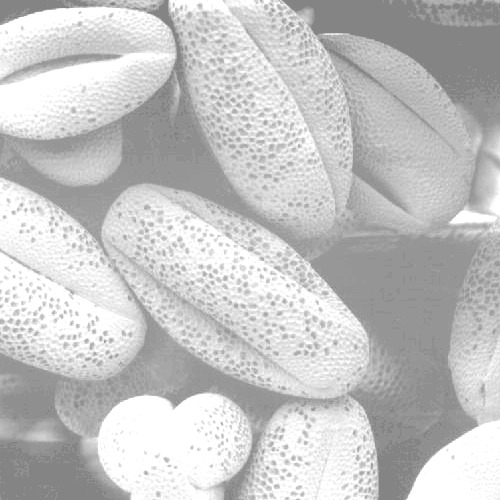
#> input picture Lab_03/7.contras_piecewise/img06.tif, 500 x 500 px
$ python contrast_piecewise.py
#> lines starting #> are read from the running program, lines starting #| are printed output that depends on the picture; after the words box and inside, x2 and y2 are one past the last pixel; in counts of white or black regions, pixels touching at a corner belong together
import cv2
import numpy as np
import matplotlib.pyplot as plt

img = cv2.imread("img06.tif", cv2.IMREAD_GRAYSCALE)
#> img is the input picture: shape (500, 500); min 132, max 255, mean 196.4

r_min, r_max = img.min(), img.max()
#> r_min = 132; r_max = 255

contrast_stretched = ((img - r_min) / (r_max - r_min)) * 255
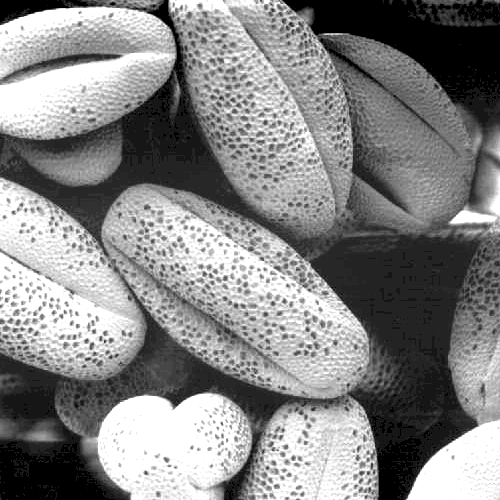
#> contrast_stretched: shape (500, 500) float64; min 0, max 255, mean 133.4
contrast_stretched = contrast_stretched.astype(np.uint8)

_, thresholded = cv2.threshold(contrast_stretched, 120, 255, cv2.THRESH_BINARY)
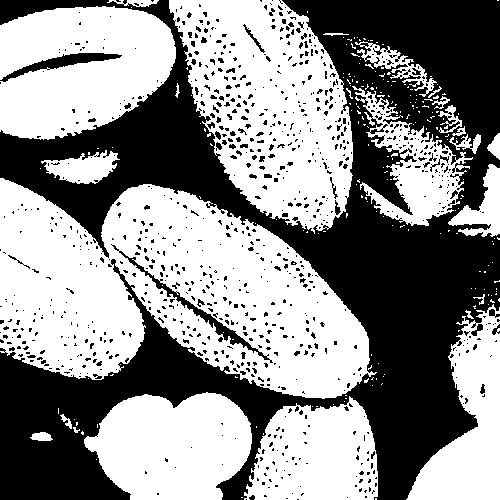
#> thresholded: shape (500, 500); 55.9% white; 940 black regions (885 under 20 px), largest, box (x1, y1, x2, y2) and area: (0, 0, 500, 500) 100805, (111, 244, 273, 363) 1027, (0, 53, 122, 82) 932

plt.figure(figsize=(10, 4))

plt.subplot(1, 3, 1)
plt.title("Input")
plt.imshow(img, cmap='gray')
plt.axis('off')

plt.subplot(1, 3, 2)
plt.title("Contrast Stretched")
plt.imshow(contrast_stretched, cmap='gray')
plt.axis('off')

plt.subplot(1, 3, 3)
plt.title("Thresholded")
plt.imshow(thresholded, cmap='gray')
plt.axis('off')

plt.show()
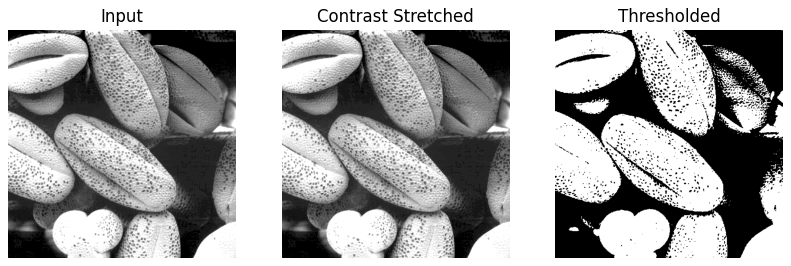
#> figure drawn by matplotlib, 3 panels

cv2.imwrite("fig3_10_b_input.png", img)
cv2.imwrite("fig3_10_c_contrast_stretched.png", contrast_stretched)
cv2.imwrite("fig3_10_d_thresholded.png", thresholded)
